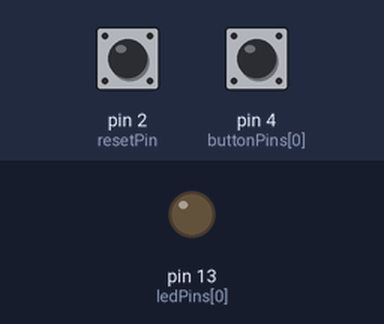
A sketch run on a simulated Arduino Uno, built with avr-gcc and run on an emulated ATmega328P. Shown: output pins drawn as LEDs (lit = HIGH). The test bench sets the inputs (shaded band); at power-on: pin 4 (buttonPins[0]) LOW, pin 2 (resetPin) LOW.

Above: at 1.2 s.
1.3 s: pin 4 (buttonPins[0]) pulled HIGH for 0.15 s
At 1.9 s:
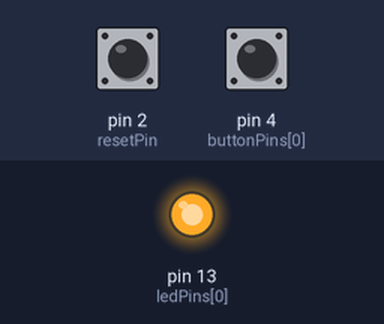
2.9 s: pin 2 (resetPin) pulled HIGH for 0.15 s
At 4.1 s:
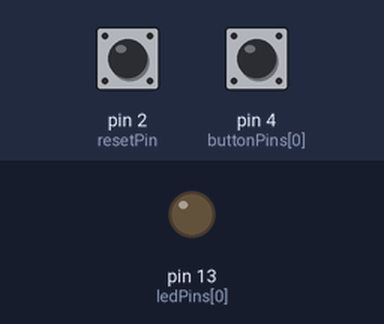
4.5 s: pin 4 (buttonPins[0]) pulled HIGH for 1 s
At 5.5 s:
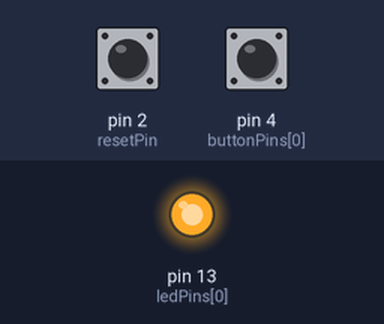
7.0 s: pin 2 (resetPin) driven HIGH and pin 4 (buttonPins[0]) driven HIGH
At 8.2 s:
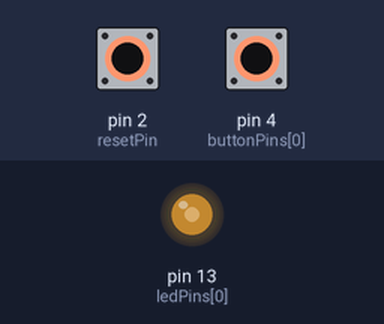
8.5 s: pin 2 (resetPin) driven LOW
At 9.6 s:
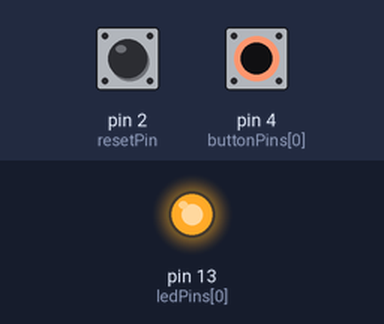
Timing chart, 0 to 11.0 s (numbered marks = the images above; inputs shaded):
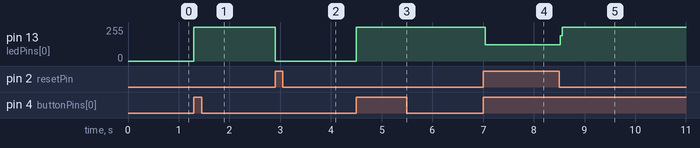

The sketch:

buzzer.ino
```cpp
/// The pin number of the reset button.
const int resetPin = 2;

/// An array of input pins.
const int buttonPins[] = {4};
/// An array of output pins corresponding to each player or input pin in `buttonPins`.
const int ledPins[] = {13};

/// Whether the system locks others out.
bool isLockedOut = false;
/// A default value representing the fact that no one has the buzz.
const int NO_PLAYER = -1;
/// The player who currently has the buzz. Initializes to `NO_PLAYER`.
int currentPlayer = NO_PLAYER;

void setup() {
  // put your setup code here, to run once:
  // Configure the reset pin.
  pinMode(resetPin, INPUT);

  // Configure the input and output pins, assuming `buttonPins` and `ledPins` are the same size.
  for (int i = 0; i < sizeof(buttonPins); i++) {
    pinMode(buttonPins[i], INPUT);
    pinMode(ledPins[i], OUTPUT);
  }
}

void loop() {
  // put your main code here, to run repeatedly:
  // Check if the reset button is pressed.
  int resetButtonState = digitalRead(resetPin);
  if (resetButtonState == HIGH) {
    // If it is, stop locking others out, and turn off all the output pins.
    isLockedOut = false;
    for (int i = 0; i < sizeof(ledPins); i++) {
      digitalWrite(ledPins[i], LOW);
    }
  }

  // If players are not locked out,
  if (!isLockedOut) {
    // Loop through the input pins and see who buzzed, assuming no one ever buzzes at exactly the same loop.
    for (int i = 0; i < sizeof(buttonPins); i++) {
      int buttonState = digitalRead(buttonPins[i]);
      // If someone buzzed, turn on that player's light and lock others out.
      if (buttonState == HIGH) {
        digitalWrite(ledPins[i], HIGH);
        isLockedOut = true;
        currentPlayer = i;
        return;
      }
    }
  }
}
```

Measured:
- after the input at 1.3 s, pin 13 (ledPins[0]): 0/255 → 255/255 at once
- after the input at 2.9 s, pin 13 (ledPins[0]): 255/255 → 0/255 at once
- after the input at 4.5 s, pin 13 (ledPins[0]): 0/255 → 255/255 at once
- after the input at 7.0 s, pin 13 (ledPins[0]): 255/255 → 123/255 at once
- after the input at 8.5 s, pin 13 (ledPins[0]): 123/255 → 255/255 at once
